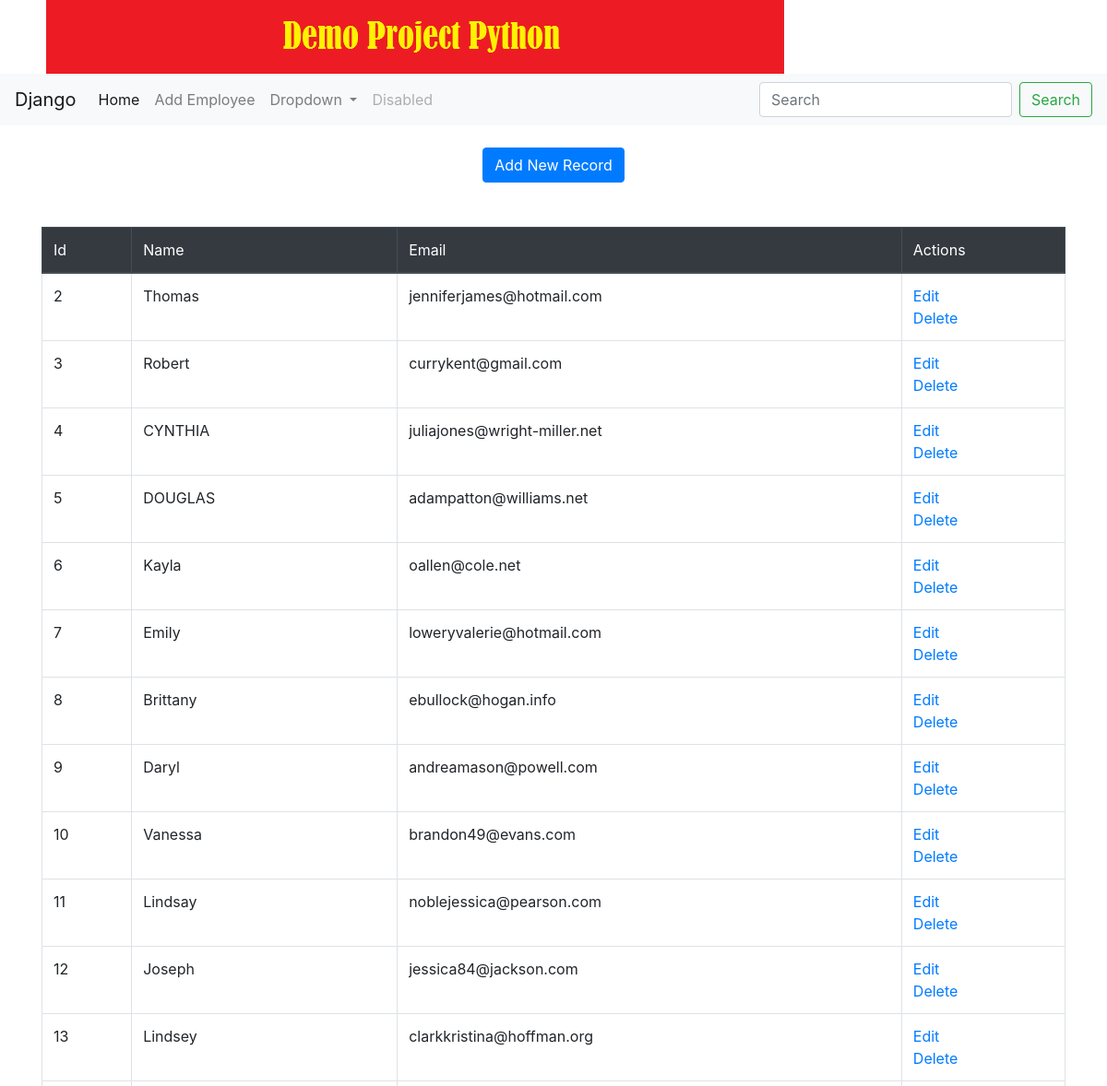
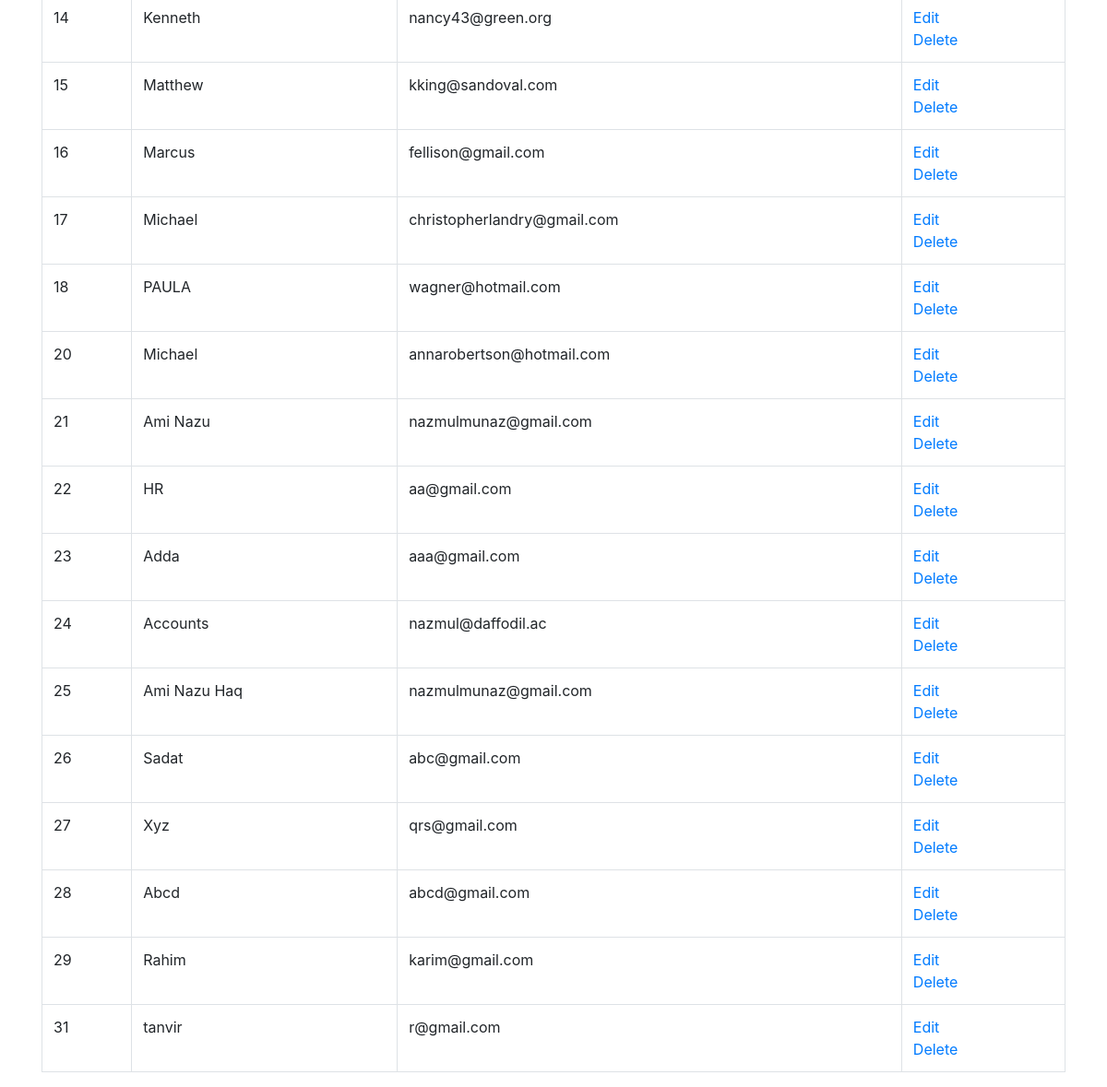
The page / on the database its author committed (2 pictures, top to bottom).
### less4App/models.py (models this page shows, shortened)
class Employee(models.Model):
    id = models.AutoField(primary_key=True)
    name = models.CharField("Employee Name", max_length=100)
    email = models.EmailField("Email Address", max_length=100)
    dob = models.DateTimeField("Date of Birth")
    salary = models.FloatField("Basic Salary")
    class Meta:
        db_table = "employees"

### less4App/views.py (the view)
# urls.py: path('', views.index,name="index"),
def index(request):
    emp = Employee.objects.all()
    context = {'title': 'Welcome', 'employees': emp}
    return render(request, 'index.html', context)

### templates/index.html (shortened to what this page needs)
{% extends 'base.html'%}
{% block content %}
    <div class="">
        <br>
      <center><a href="/create" class="btn btn-primary">Add New Record</a></center>
      <br><br>
    </div>
    <table class='table table-bordered' id="emptable" data-page-length="5">
      <thead class='table-dark'>
        <tr>
          <td>Id</td>
          <td>Name</td>
          <td>Email</td>
          <td>Actions</td>
        </tr>
      </thead>
      <tbody>
        {% for emp in employees %}
        <tr>
          <td>{{emp.id}}</td>
          <td>{{emp.name}}</td>
          <td>{{emp.email}}</td>
          <td>
          <a href="/edit/{{ emp.id }}">Edit </a><br>
          <a href="/delete/{{ emp.id }}">Delete</a>
          </td>
        </tr>
        {% endfor %}
      </tbody>
    </table>
{% endblock %}

### templates/base.html (shortened to what this page needs)
{% load staticfiles %}
<!DOCTYPE html>
<html lang="en" dir="ltr">
  <head>
    <link rel="stylesheet" href="{% static 'css/bootstrap.min.css' %}">
    <link rel="stylesheet" type="text/css" href="https://cdn.datatables.net/v/bs4/dt-1.10.18/datatables.min.css"/>
    <link rel="stylesheet" type="text/css" href="https://cdnjs.cloudflare.com/ajax/libs/bootstrap-datepicker/1.9.0/css/bootstrap-datepicker.min.css"/>
  </head>
  <body>
    <div class="container">
      <img src="{% static 'images/logo.png' %}" alt="No Image" class="fullwidth">
    </div>
    <nav class="navbar navbar-expand-lg navbar-light bg-light">
    <a class="navbar-brand" href="admin">Django</a>
    <div class="collapse navbar-collapse" id="navbarSupportedContent">
      <ul class="navbar-nav mr-auto">
        <li class="nav-item active">
          <a class="nav-link" href="/">Home <span class="sr-only">(current)</span></a>
        </li>
        <li class="nav-item">
          <a class="nav-link" href="create">Add Employee</a>
        </li>
        <li class="nav-item dropdown">
          <a class="nav-link dropdown-toggle" href="#" id="navbarDropdown" role="button" data-toggle="dropdown" aria-haspopup="true" aria-expanded="false">
            Dropdown
          </a>
        </li>
        <li class="nav-item">
          <a class="nav-link disabled" href="#" tabindex="-1" aria-disabled="true">Disabled</a>
        </li>
      </ul>
      <form class="form-inline my-2 my-lg-0">
        <input class="form-control mr-sm-2" type="search" placeholder="Search" aria-label="Search">
        <button class="btn btn-outline-success my-2 my-sm-0" type="submit">Search</button>
      </form>
    </div>
  </nav>
    <main>
      <div class="container">
        {% block content %} {% endblock %}
      </div>
    </main>
  </body>
</html>

### rows shown on the page
Employee: id "2", name "Thomas", email "jenniferjames@hotmail.com"
Employee: id "3", name "Robert", email "currykent@gmail.com"
Employee: id "4", name "CYNTHIA", email "juliajones@wright-miller.net"
Employee: id "5", name "DOUGLAS", email "adampatton@williams.net"
Employee: id "6", name "Kayla", email "oallen@cole.net"
Employee: id "7", name "Emily", email "loweryvalerie@hotmail.com"
Employee: id "8", name "Brittany", email "ebullock@hogan.info"
Employee: id "9", name "Daryl", email "andreamason@powell.com"
Employee: id "10", name "Vanessa", email "brandon49@evans.com"
Employee: id "11", name "Lindsay", email "noblejessica@pearson.com"
Employee: id "12", name "Joseph", email "jessica84@jackson.com"
Employee: id "13", name "Lindsey", email "clarkkristina@hoffman.org"
Employee: id "14", name "Kenneth", email "nancy43@green.org"
Employee: id "15", name "Matthew", email "kking@sandoval.com"
Employee: id "16", name "Marcus", email "fellison@gmail.com"
Employee: id "17", name "Michael", email "christopherlandry@gmail.com"
Employee: id "18", name "PAULA", email "wagner@hotmail.com"
Employee: id "20", name "Michael", email "annarobertson@hotmail.com"
Employee: id "21", name "Ami Nazu", email "nazmulmunaz@gmail.com"
Employee: id "22", name "HR", email "aa@gmail.com"
Employee: id "23", name "Adda", email "aaa@gmail.com"
Employee: id "24", name "Accounts", email "nazmul@daffodil.ac"
Employee: id "25", name "Ami Nazu Haq", email "nazmulmunaz@gmail.com"
Employee: id "26", name "Sadat", email "abc@gmail.com"
Employee: id "27", name "Xyz", email "qrs@gmail.com"
Employee: id "28", name "Abcd", email "abcd@gmail.com"
Employee: id "29", name "Rahim", email "karim@gmail.com"
Employee: id "31", name "tanvir", email "r@gmail.com"
